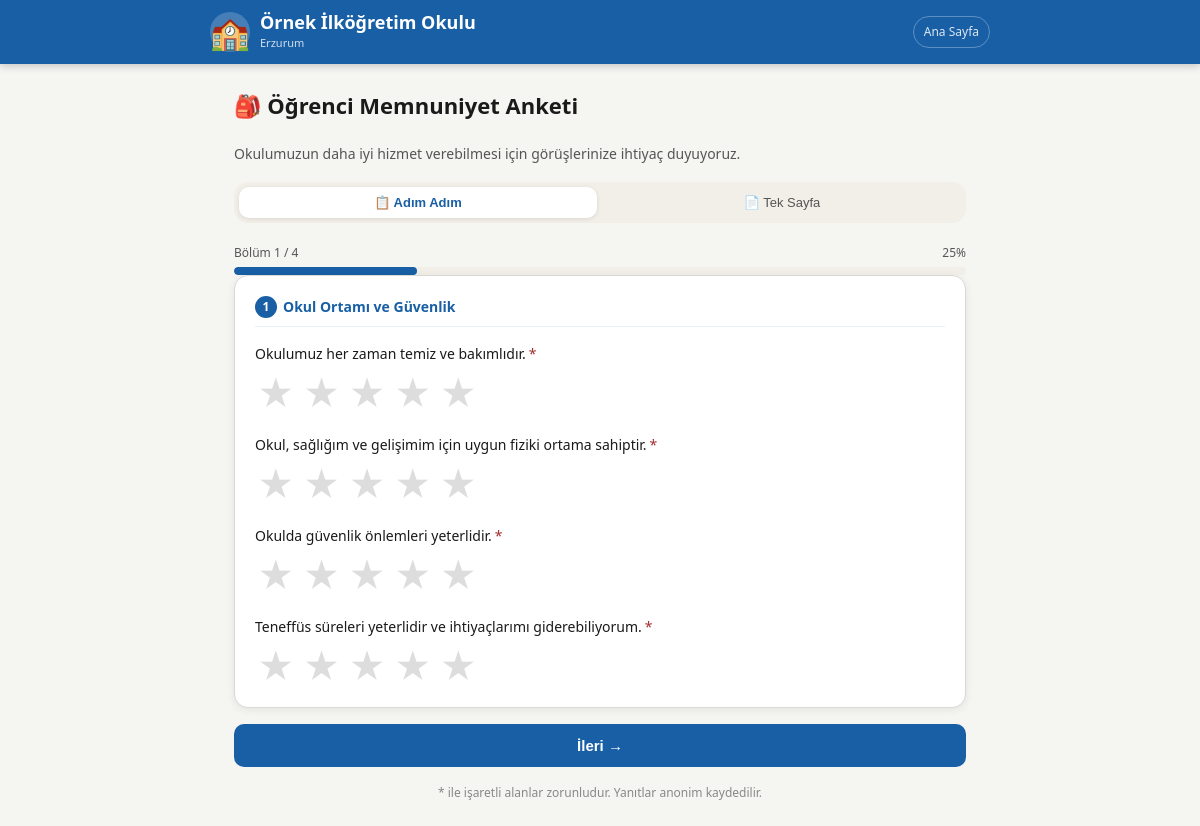
Page /anket/1 on the earlier database version.
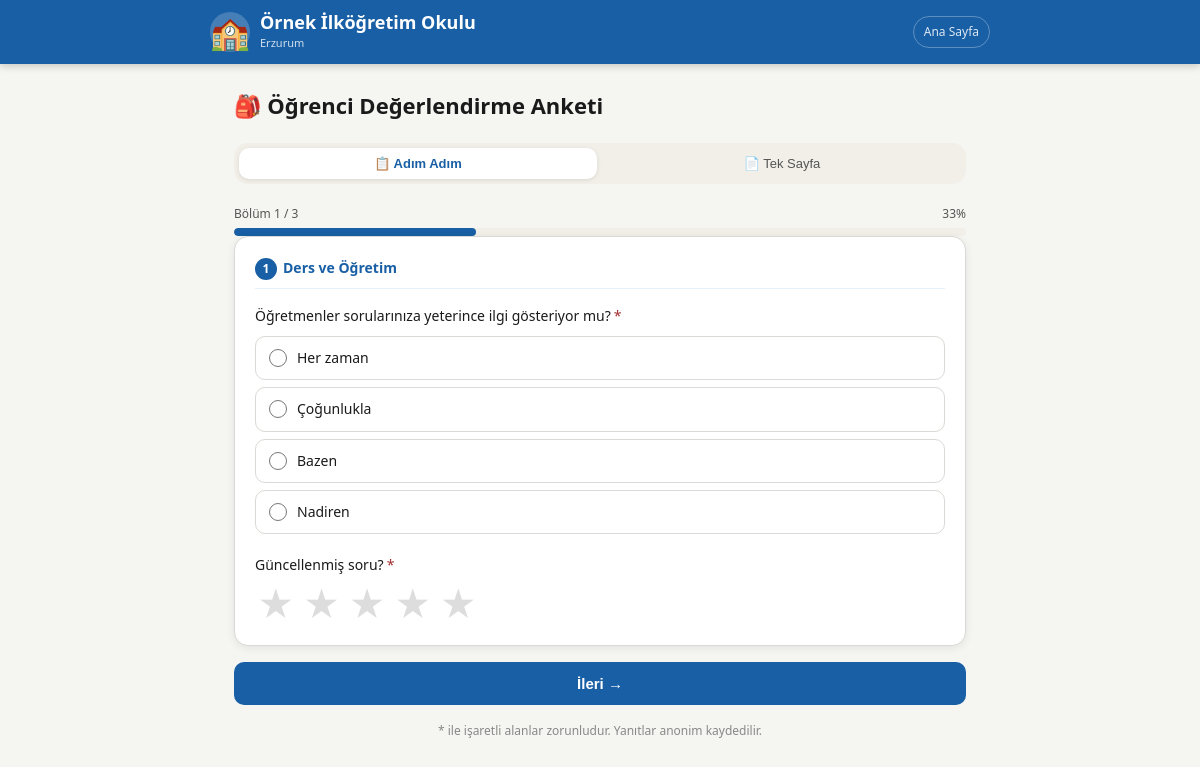
Same page on the later database version.
### tables this page shows
CREATE TABLE anketler (
            id INTEGER PRIMARY KEY AUTOINCREMENT,
            rol TEXT NOT NULL, baslik TEXT NOT NULL,
            icon TEXT NOT NULL DEFAULT '📝',
            aktif INTEGER DEFAULT 1, sira INTEGER DEFAULT 0,
            baslangic_tarihi TEXT DEFAULT NULL,
            bitis_tarihi TEXT DEFAULT NULL,
            aciklama TEXT DEFAULT '',
            gorunum TEXT DEFAULT 'varsayilan'
        );

CREATE TABLE bolumler (
            id INTEGER PRIMARY KEY AUTOINCREMENT,
            anket_id INTEGER NOT NULL, baslik TEXT NOT NULL, sira INTEGER DEFAULT 0,
            aktif INTEGER DEFAULT 1, gorsel TEXT DEFAULT ''
        );

CREATE TABLE sorular (
            id INTEGER PRIMARY KEY AUTOINCREMENT,
            bolum_id INTEGER NOT NULL, metin TEXT NOT NULL,
            tip TEXT NOT NULL DEFAULT 'yildiz',
            secenekler TEXT DEFAULT '[]',
            zorunlu INTEGER DEFAULT 1, sira INTEGER DEFAULT 0,
            kosul_soru_id INTEGER DEFAULT NULL,
            kosul_deger TEXT DEFAULT NULL,
            aktif INTEGER DEFAULT 1, gorsel TEXT DEFAULT ''
        );

### app.py (the view, shortened to what this page needs)
@app.route("/anket/<int:anket_id>", methods=["GET","POST"])
def anket(anket_id):
    a=get_anket(anket_id)
    if not a or not a["aktif"]: return redirect(url_for("anasayfa"))
    aktif,msg=anket_aktif_mi(a)
    if not aktif:
        ctx=gctx(); ctx["mesaj"]=msg; ctx["anket"]=a
        return render_template("anket_kapali.html",**ctx)
    cookie_key = f"dolduruldu_{anket_id}"
    session_key = f"yanit_{anket_id}"
    tek_seferlik = a.get("tek_seferlik", 1)
    if tek_seferlik:
        zaten_doldurdu = (request.cookies.get(cookie_key) == "1" or
                          session.get(session_key) == 1)
        if zaten_doldurdu:
            kilit_gorsel = ayar("kilit_gorsel", "")
            ctx=gctx(); ctx["anket"]=a; ctx["kilit_gorsel"]=kilit_gorsel
            return render_template("zaten_dolduruldu.html",**ctx)
    a["bolumler"] = [b for b in a["bolumler"] if b.get("aktif",1)!=0]
    for b in a["bolumler"]:
        b["sorular"] = [s for s in b["sorular"] if s.get("aktif",1)!=0]
    a["bolumler"] = [b for b in a["bolumler"] if b["sorular"] or True]
    ctx=gctx(); ctx["anket"]=a
    ctx["sorular_json"]=json.dumps(
        {s["id"]:{"kosul_soru_id":s["kosul_soru_id"],"kosul_deger":s["kosul_deger"]}
         for b in a["bolumler"] for s in b["sorular"]},
        ensure_ascii=False)
    varsayilan = ayar("anket_varsayilan_gorunum","adim")
    anket_gorunum = a.get("gorunum","varsayilan")
    efektif = varsayilan if anket_gorunum=="varsayilan" else anket_gorunum
    url_gorunum = request.args.get("gorunum","")
    if url_gorunum in ["adim","tek"]: efektif = url_gorunum
    ctx["anket_gorunum"] = efektif
    ctx["gorunum_secim_goster"] = ayar("anket_gorunum_secim_goster","1") == "1"
    ctx["anket_varsayilan"] = varsayilan
    ctx["tek_seferlik"] = a.get("tek_seferlik", 1)
    return render_template("anket.html",**ctx)

### app.py (called while the page is built)
def db():
    con = sqlite3.connect(DB)
    con.row_factory = sqlite3.Row
    return con

def ayar(k, v=""):
    with db() as c:
        r=c.execute("SELECT deger FROM ayarlar WHERE anahtar=?",(k,)).fetchone()
    return r["deger"] if r else v

def simdi():
    try:
        offset = int(ayar("saat_dilimi_offset", "3"))
    except Exception:
        offset = 3
    return datetime.now(timezone(timedelta(hours=offset)))

def anket_aktif_mi(a):
    bugun = simdi().strftime("%Y-%m-%d")
    if a.get("baslangic_tarihi") and bugun < a["baslangic_tarihi"]:
        return False, "Anket henüz başlamadı."
    if a.get("bitis_tarihi") and bugun > a["bitis_tarihi"]:
        return False, "Anket süresi doldu."
    return True, ""

### templates/anket.html (shortened to what this page needs)
{% extends "base.html" %}
{% block icerik %}
<div class="kap">
  <div class="form-baslik">{{ anket.icon }} {{ anket.baslik }}</div>
  {% if anket.aciklama %}
  <p style="color:var(--metin-ik);font-size:14px;margin-bottom:1rem">{{ anket.aciklama }}</p>
  {% endif %}
  {% if gorunum_secim_goster %}
  <div class="gorunum-sec">
    <button id="btnAdim" onclick="gorunumDegis('adim')" class="{% if anket_gorunum=='adim' %}aktif{% endif %}">
      📋 Adım Adım
    </button>
    <button id="btnTek" onclick="gorunumDegis('tek')" class="{% if anket_gorunum=='tek' %}aktif{% endif %}">
      📄 Tek Sayfa
    </button>
  </div>
  {% endif %}
  <div id="ilerlemeBolum" style="display:{% if anket_gorunum=='adim' %}block{% else %}none{% endif %}">
    <div class="adim-bilgi">
      <span id="adimYazi">Bölüm 1 / {{ anket.bolumler|length }}</span>
      <span id="adimYuzde">{{ (1.0 / anket.bolumler|length * 100)|int }}%</span>
    </div>
    <div class="ilerleme-kap">
      <div class="ilerleme-dolu" id="ilerlemeDolu" style="width:{{ (1.0 / anket.bolumler|length * 100)|int }}%"></div>
    </div>
  </div>
  <form method="POST" id="anketForm" novalidate>
    {% for bolum in anket.bolumler %}
    <div class="bolum-adim {% if loop.first %}aktif{% endif %}"
         data-adim="{{ loop.index0 }}"
         style="display:{% if anket_gorunum=='adim' %}{% if loop.first %}block{% else %}none{% endif %}{% else %}none{% endif %}">
      <div class="bolum">
        <div class="bolum-baslik">
          <span class="bolum-no">{{ loop.index }}</span> {{ bolum.baslik }}
        </div>
        {% for soru in bolum.sorular %}
        {% set gizli = soru.kosul_soru_id is not none %}
        <div class="soru"
             data-soru-id="{{ soru.id }}"
             data-kosul-sid="{{ soru.kosul_soru_id or '' }}"
             data-kosul-deger="{{ soru.kosul_deger or '' }}"
             data-gizli="{% if gizli %}1{% else %}0{% endif %}">
          <div class="soru-metin">{{ soru.metin }}{% if soru.zorunlu %}<span class="zorunlu">*</span>{% endif %}</div>
          {% if soru.tip=="yildiz" %}
          <div class="yildiz-grup">
            {% for i in [5,4,3,2,1] %}
            <label for="ya{{ soru.id }}_{{ i }}">★</label>
            {% endfor %}
          </div>
          {% elif soru.tip=="secim" %}
          <div class="secim-grup">
            {% for opt in soru.secenekler %}
            {% set opt_m = opt.metin if opt is mapping else opt %}
            {% set opt_mg = opt.mg if opt is mapping else 0 %}
            {% set opt_mz = opt.mz if opt is mapping else 0 %}
            {% set opt_ph = opt.ph if opt is mapping else '' %}
            <div class="opt-blok">
              <label class="secim-opt" onclick="secimRenkle(this)">
                <input type="radio" name="s_{{ soru.id }}" value="{{ opt_m }}"
                       {% if soru.zorunlu and not gizli %}required{% endif %}
                       data-zorunlu="{{ soru.zorunlu }}"
                       data-mg="{{ opt_mg }}" data-mz="{{ opt_mz }}" data-ph="{{ opt_ph | e }}"
                       data-optidx="{{ loop.index0 }}"
                       onchange="kosulKontrol();digerKontrolInline(this,'a_s_{{ soru.id }}')">
                {{ opt_m }}
              </label>
            </div>
            {% endfor %}
          </div>
          {% elif soru.tip=="sayi" %}
          <input type="number" name="s_{{ soru.id }}" min="0" placeholder="Sayı giriniz" style="max-width:160px">
          {% else %}
          <textarea name="s_{{ soru.id }}" placeholder="Görüşünüzü buraya yazın..."></textarea>
          {% endif %}
        </div>
        {% endfor %}
      </div>
      <div class="adim-nav">
        {% if loop.last %}
        <button type="submit" class="btn btn-ana">✓ Anketi Gönder</button>
        {% else %}
        <button type="button" class="btn btn-ana" onclick="adimGit(1)">İleri →</button>
        {% endif %}
      </div>
    </div>
    {% endfor %}
  </form>
  <p style="text-align:center;font-size:12px;color:var(--metin-uc);margin-top:1rem">
    * ile işaretli alanlar zorunludur. Yanıtlar anonim kaydedilir.
  </p>
</div>
{% endblock %}

Differences in the rows shown:
removed bolumler: baslik "Okul Ortamı ve Güvenlik"
removed sorular: metin "Okulumuz her zaman temiz ve bakımlıdır.", tip "yildiz" (drawn), shown under "Okul Ortamı ve Güvenlik"
removed sorular: metin "Okul, sağlığım ve gelişimim için uygun fiziki ortama sahiptir.", tip "yildiz" (drawn), shown under "Okul Ortamı ve Güvenlik"
removed sorular: metin "Okulda güvenlik önlemleri yeterlidir.", tip "yildiz" (drawn), shown under "Okul Ortamı ve Güvenlik"
removed sorular: metin "Teneffüs süreleri yeterlidir ve ihtiyaçlarımı giderebiliyorum.", tip "yildiz" (drawn), shown under "Okul Ortamı ve Güvenlik"
changed anketler: baslik "Öğrenci Memnuniyet Anketi" → "Öğrenci Değerlendirme Anketi"; aciklama "Okulumuzun daha iyi hizmet verebilmesi için görüşlerinize ihtiyaç duyuyoruz." → (not shown)
added bolumler: baslik "Ders ve Öğretim"
added sorular: metin "Öğretmenler sorularınıza yeterince ilgi gösteriyor mu?", zorunlu "☐ Her zaman" "☐ Çoğunlukla" "☐ Bazen" "☐ Nadiren", secenekler "Her zaman" "Çoğunlukla" "Bazen" "Nadiren", shown under "Ders ve Öğretim"
added sorular: metin "Güncellenmiş soru?", tip "yildiz" (drawn), shown under "Ders ve Öğretim"
Other differences:
{{ anket.bolumler|length }}: "4" → "3"
{{ (1.0 / anket.bolumler|length * 100)|int }}: "25" → "33"
{{ (1.0 / anket.bolumler|length * 100)|int }}: 25 → 33 (drawn)
